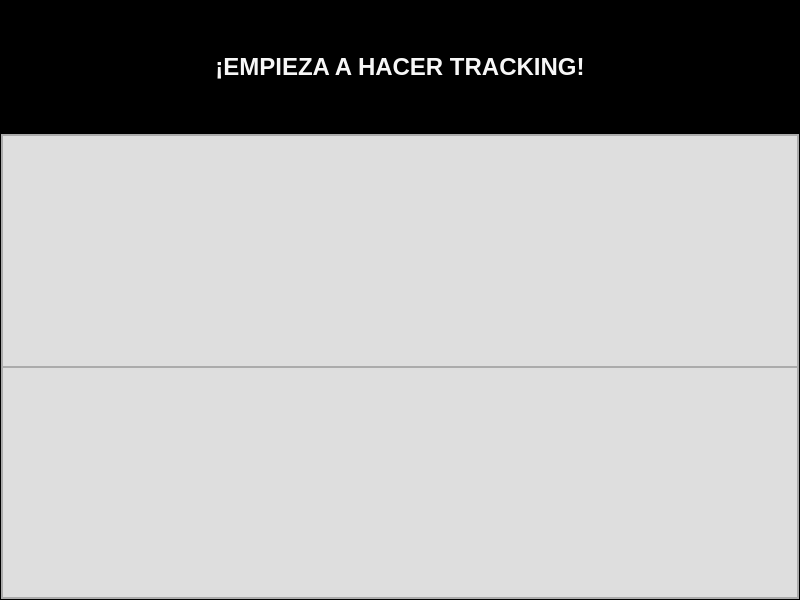
<?xml version="1.0" encoding="UTF-8"?>
<ui version="4.0">
 <class>Dialog</class>
 <widget class="QDialog" name="Dialog">
  <property name="geometry">
   <rect>
    <x>0</x>
    <y>0</y>
    <width>800</width>
    <height>600</height>
   </rect>
  </property>
  <property name="minimumSize">
   <size>
    <width>800</width>
    <height>600</height>
   </size>
  </property>
  <property name="maximumSize">
   <size>
    <width>800</width>
    <height>600</height>
   </size>
  </property>
  <property name="windowTitle">
   <string>Fermady Prices</string>
  </property>
  <property name="windowIcon">
   <iconset>
    <normaloff>imagenes/hucha.png</normaloff>imagenes/hucha.png</iconset>
  </property>
  <property name="toolTip">
   <string/>
  </property>
  <property name="toolTipDuration">
   <number>1</number>
  </property>
  <property name="autoFillBackground">
   <bool>false</bool>
  </property>
  <layout class="QVBoxLayout" name="verticalLayout_3">
   <property name="spacing">
    <number>0</number>
   </property>
   <property name="leftMargin">
    <number>0</number>
   </property>
   <property name="topMargin">
    <number>0</number>
   </property>
   <property name="rightMargin">
    <number>0</number>
   </property>
   <property name="bottomMargin">
    <number>0</number>
   </property>
   <item>
    <widget class="QWidget" name="widget" native="true">
     <layout class="QVBoxLayout" name="verticalLayout" stretch="0">
      <property name="spacing">
       <number>0</number>
      </property>
      <property name="leftMargin">
       <number>0</number>
      </property>
      <property name="topMargin">
       <number>0</number>
      </property>
      <property name="rightMargin">
       <number>0</number>
      </property>
      <property name="bottomMargin">
       <number>0</number>
      </property>
      <item>
       <widget class="QFrame" name="frame">
        <property name="styleSheet">
         <string notr="true">background-color:qconicalgradient(cx:1, cy:0.648, angle:0, stop:0 rgba(169, 178, 207, 255), stop:0.596591 rgba(220, 209, 218, 255), stop:0.98 rgba(66, 66, 66, 255), stop:1 rgba(0, 0, 0, 0));</string>
        </property>
        <property name="frameShape">
         <enum>QFrame::StyledPanel</enum>
        </property>
        <property name="frameShadow">
         <enum>QFrame::Raised</enum>
        </property>
        <layout class="QVBoxLayout" name="verticalLayout_2" stretch="2,7">
         <property name="spacing">
          <number>0</number>
         </property>
         <property name="leftMargin">
          <number>0</number>
         </property>
         <property name="topMargin">
          <number>0</number>
         </property>
         <property name="rightMargin">
          <number>0</number>
         </property>
         <property name="bottomMargin">
          <number>0</number>
         </property>
         <item>
          <widget class="QFrame" name="frame_2">
           <property name="styleSheet">
            <string notr="true">background-color: rgb(0, 0, 0);</string>
           </property>
           <property name="frameShape">
            <enum>QFrame::StyledPanel</enum>
           </property>
           <property name="frameShadow">
            <enum>QFrame::Raised</enum>
           </property>
           <property name="lineWidth">
            <number>0</number>
           </property>
           <layout class="QHBoxLayout" name="horizontalLayout">
            <property name="spacing">
             <number>0</number>
            </property>
            <property name="leftMargin">
             <number>0</number>
            </property>
            <property name="topMargin">
             <number>0</number>
            </property>
            <property name="rightMargin">
             <number>0</number>
            </property>
            <property name="bottomMargin">
             <number>0</number>
            </property>
            <item>
             <widget class="QLabel" name="label">
              <property name="font">
               <font>
                <family>Leelawadee UI</family>
                <pointsize>12</pointsize>
                <bold>true</bold>
               </font>
              </property>
              <property name="toolTipDuration">
               <number>0</number>
              </property>
              <property name="layoutDirection">
               <enum>Qt::LeftToRight</enum>
              </property>
              <property name="styleSheet">
               <string notr="true"/>
              </property>
              <property name="lineWidth">
               <number>0</number>
              </property>
              <property name="text">
               <string>&lt;html&gt;&lt;head/&gt;&lt;body&gt;&lt;p align=&quot;center&quot;&gt;&lt;span style=&quot; font-size:18pt; color:#f7f7f7;&quot;&gt;¡EMPIEZA A HACER TRACKING!&lt;/span&gt;&lt;/p&gt;&lt;/body&gt;&lt;/html&gt;</string>
              </property>
              <property name="alignment">
               <set>Qt::AlignCenter</set>
              </property>
             </widget>
            </item>
           </layout>
          </widget>
         </item>
         <item>
          <widget class="QFrame" name="frame_3">
           <property name="autoFillBackground">
            <bool>false</bool>
           </property>
           <property name="styleSheet">
            <string notr="true">background-color: rgb(222, 222, 222);</string>
           </property>
           <property name="frameShape">
            <enum>QFrame::StyledPanel</enum>
           </property>
           <property name="frameShadow">
            <enum>QFrame::Raised</enum>
           </property>
           <layout class="QVBoxLayout" name="verticalLayout_4">
            <property name="spacing">
             <number>0</number>
            </property>
            <property name="leftMargin">
             <number>0</number>
            </property>
            <property name="topMargin">
             <number>0</number>
            </property>
            <property name="rightMargin">
             <number>0</number>
            </property>
            <property name="bottomMargin">
             <number>0</number>
            </property>
            <item>
             <widget class="QFrame" name="frame_4">
              <property name="autoFillBackground">
               <bool>false</bool>
              </property>
              <property name="styleSheet">
               <string notr="true">QPushButton {
background-color: transparent;
}
QPushButton:hover{
 	background-color: rgb(199, 199, 199);
 	border-radius:10px; 
}</string>
              </property>
              <property name="frameShape">
               <enum>QFrame::StyledPanel</enum>
              </property>
              <property name="frameShadow">
               <enum>QFrame::Raised</enum>
              </property>
              <layout class="QHBoxLayout" name="horizontalLayout_2" stretch="1,1,1">
               <property name="spacing">
                <number>20</number>
               </property>
               <property name="leftMargin">
                <number>20</number>
               </property>
               <property name="topMargin">
                <number>20</number>
               </property>
               <property name="rightMargin">
                <number>20</number>
               </property>
               <property name="bottomMargin">
                <number>20</number>
               </property>
               <item>
                <widget class="QPushButton" name="btnGallo">
                 <property name="sizePolicy">
                  <sizepolicy hsizetype="Expanding" vsizetype="Expanding">
                   <horstretch>0</horstretch>
                   <verstretch>0</verstretch>
                  </sizepolicy>
                 </property>
                 <property name="minimumSize">
                  <size>
                   <width>200</width>
                   <height>100</height>
                  </size>
                 </property>
                 <property name="maximumSize">
                  <size>
                   <width>16777215</width>
                   <height>16777215</height>
                  </size>
                 </property>
                 <property name="cursor">
                  <cursorShape>PointingHandCursor</cursorShape>
                 </property>
                 <property name="toolTip">
                  <string>&lt;html&gt;&lt;head/&gt;&lt;body&gt;&lt;p&gt;&lt;span style=&quot; color:#000000;&quot;&gt;Amplia gama de productos, lo último en tecnología de las marcas más exclusivas del país &lt;/span&gt;&lt;/p&gt;&lt;/body&gt;&lt;/html&gt;</string>
                 </property>
                 <property name="toolTipDuration">
                  <number>-2</number>
                 </property>
                 <property name="autoFillBackground">
                  <bool>false</bool>
                 </property>
                 <property name="styleSheet">
                  <string notr="true"/>
                 </property>
                 <property name="text">
                  <string/>
                 </property>
                 <property name="icon">
                  <iconset>
                   <normaloff>imagenes/GMG.png</normaloff>imagenes/GMG.png</iconset>
                 </property>
                 <property name="iconSize">
                  <size>
                   <width>179</width>
                   <height>143</height>
                  </size>
                 </property>
                 <property name="flat">
                  <bool>true</bool>
                 </property>
                </widget>
               </item>
               <item>
                <widget class="QPushButton" name="btnSycom">
                 <property name="sizePolicy">
                  <sizepolicy hsizetype="MinimumExpanding" vsizetype="MinimumExpanding">
                   <horstretch>0</horstretch>
                   <verstretch>0</verstretch>
                  </sizepolicy>
                 </property>
                 <property name="minimumSize">
                  <size>
                   <width>200</width>
                   <height>100</height>
                  </size>
                 </property>
                 <property name="cursor">
                  <cursorShape>PointingHandCursor</cursorShape>
                 </property>
                 <property name="toolTip">
                  <string>&lt;html&gt;&lt;head/&gt;&lt;body&gt;&lt;p&gt;Tienda de accesorios para computadoras en Tegucigalpa&lt;/p&gt;&lt;/body&gt;&lt;/html&gt;</string>
                 </property>
                 <property name="toolTipDuration">
                  <number>-2</number>
                 </property>
                 <property name="styleSheet">
                  <string notr="true"/>
                 </property>
                 <property name="text">
                  <string/>
                 </property>
                 <property name="icon">
                  <iconset>
                   <normaloff>imagenes/Sycom.png</normaloff>imagenes/Sycom.png</iconset>
                 </property>
                 <property name="iconSize">
                  <size>
                   <width>179</width>
                   <height>173</height>
                  </size>
                 </property>
                 <property name="flat">
                  <bool>true</bool>
                 </property>
                </widget>
               </item>
               <item>
                <widget class="QPushButton" name="btnJets">
                 <property name="sizePolicy">
                  <sizepolicy hsizetype="MinimumExpanding" vsizetype="MinimumExpanding">
                   <horstretch>0</horstretch>
                   <verstretch>0</verstretch>
                  </sizepolicy>
                 </property>
                 <property name="minimumSize">
                  <size>
                   <width>150</width>
                   <height>100</height>
                  </size>
                 </property>
                 <property name="cursor">
                  <cursorShape>PointingHandCursor</cursorShape>
                 </property>
                 <property name="toolTip">
                  <string>&lt;html&gt;&lt;head/&gt;&lt;body&gt;&lt;p&gt;Tecnología e innovación a tu medida con Jetstereo!&lt;/p&gt;&lt;/body&gt;&lt;/html&gt;</string>
                 </property>
                 <property name="toolTipDuration">
                  <number>-2</number>
                 </property>
                 <property name="styleSheet">
                  <string notr="true"/>
                 </property>
                 <property name="text">
                  <string/>
                 </property>
                 <property name="icon">
                  <iconset>
                   <normaloff>imagenes/Jetstereo.png</normaloff>imagenes/Jetstereo.png</iconset>
                 </property>
                 <property name="iconSize">
                  <size>
                   <width>169</width>
                   <height>173</height>
                  </size>
                 </property>
                 <property name="flat">
                  <bool>true</bool>
                 </property>
                </widget>
               </item>
              </layout>
              <zorder>btnGallo</zorder>
              <zorder>btnJets</zorder>
              <zorder>btnSycom</zorder>
             </widget>
            </item>
            <item>
             <widget class="QFrame" name="frame_5">
              <property name="autoFillBackground">
               <bool>false</bool>
              </property>
              <property name="styleSheet">
               <string notr="true">QPushButton {
background-color: transparent;
}
QPushButton:hover{
 	background-color: rgb(199, 199, 199);
 	border-radius:10px; 
}</string>
              </property>
              <property name="frameShape">
               <enum>QFrame::StyledPanel</enum>
              </property>
              <property name="frameShadow">
               <enum>QFrame::Raised</enum>
              </property>
              <layout class="QHBoxLayout" name="horizontalLayout_3" stretch="1,1,1">
               <property name="spacing">
                <number>20</number>
               </property>
               <property name="leftMargin">
                <number>20</number>
               </property>
               <property name="topMargin">
                <number>20</number>
               </property>
               <property name="rightMargin">
                <number>20</number>
               </property>
               <property name="bottomMargin">
                <number>20</number>
               </property>
               <item>
                <widget class="QPushButton" name="btnTecknos">
                 <property name="sizePolicy">
                  <sizepolicy hsizetype="MinimumExpanding" vsizetype="MinimumExpanding">
                   <horstretch>0</horstretch>
                   <verstretch>8</verstretch>
                  </sizepolicy>
                 </property>
                 <property name="minimumSize">
                  <size>
                   <width>200</width>
                   <height>100</height>
                  </size>
                 </property>
                 <property name="cursor">
                  <cursorShape>PointingHandCursor</cursorShape>
                 </property>
                 <property name="toolTip">
                  <string>&lt;html&gt;&lt;head/&gt;&lt;body&gt;&lt;p&gt;Diunsa |La tienda departamental más grande de Honduras. Compra en línea lo mejor de electrónica, electrodomésticos, tecnología, hogar, deporte y mucho más.&lt;/p&gt;&lt;/body&gt;&lt;/html&gt;</string>
                 </property>
                 <property name="toolTipDuration">
                  <number>-2</number>
                 </property>
                 <property name="layoutDirection">
                  <enum>Qt::LeftToRight</enum>
                 </property>
                 <property name="styleSheet">
                  <string notr="true"/>
                 </property>
                 <property name="text">
                  <string/>
                 </property>
                 <property name="icon">
                  <iconset>
                   <normaloff>imagenes/imgp/diun.png</normaloff>imagenes/imgp/diun.png</iconset>
                 </property>
                 <property name="iconSize">
                  <size>
                   <width>215</width>
                   <height>173</height>
                  </size>
                 </property>
                 <property name="autoDefault">
                  <bool>true</bool>
                 </property>
                 <property name="flat">
                  <bool>true</bool>
                 </property>
                </widget>
               </item>
               <item>
                <widget class="QPushButton" name="btnLadyLee">
                 <property name="sizePolicy">
                  <sizepolicy hsizetype="MinimumExpanding" vsizetype="MinimumExpanding">
                   <horstretch>0</horstretch>
                   <verstretch>0</verstretch>
                  </sizepolicy>
                 </property>
                 <property name="minimumSize">
                  <size>
                   <width>200</width>
                   <height>100</height>
                  </size>
                 </property>
                 <property name="cursor">
                  <cursorShape>PointingHandCursor</cursorShape>
                 </property>
                 <property name="toolTip">
                  <string>&lt;html&gt;&lt;head/&gt;&lt;body&gt;&lt;p&gt;Todo para mi Hogar! La tienda por departamentos más grande y completa de Honduras.&lt;/p&gt;&lt;/body&gt;&lt;/html&gt;</string>
                 </property>
                 <property name="toolTipDuration">
                  <number>-2</number>
                 </property>
                 <property name="autoFillBackground">
                  <bool>false</bool>
                 </property>
                 <property name="styleSheet">
                  <string notr="true"/>
                 </property>
                 <property name="text">
                  <string/>
                 </property>
                 <property name="icon">
                  <iconset>
                   <normaloff>imagenes/LadyLee.png</normaloff>imagenes/LadyLee.png</iconset>
                 </property>
                 <property name="iconSize">
                  <size>
                   <width>221</width>
                   <height>180</height>
                  </size>
                 </property>
                 <property name="flat">
                  <bool>true</bool>
                 </property>
                </widget>
               </item>
               <item>
                <widget class="QPushButton" name="btnRadioshack">
                 <property name="sizePolicy">
                  <sizepolicy hsizetype="Expanding" vsizetype="Expanding">
                   <horstretch>0</horstretch>
                   <verstretch>0</verstretch>
                  </sizepolicy>
                 </property>
                 <property name="minimumSize">
                  <size>
                   <width>100</width>
                   <height>150</height>
                  </size>
                 </property>
                 <property name="cursor">
                  <cursorShape>PointingHandCursor</cursorShape>
                 </property>
                 <property name="toolTip">
                  <string>&lt;html&gt;&lt;head/&gt;&lt;body&gt;&lt;p&gt;RadioShack Corporation es una empresa estadounidense, que gestiona una cadena de tiendas de artículos y componentes electrónicos&lt;/p&gt;&lt;/body&gt;&lt;/html&gt;</string>
                 </property>
                 <property name="toolTipDuration">
                  <number>-2</number>
                 </property>
                 <property name="styleSheet">
                  <string notr="true"/>
                 </property>
                 <property name="text">
                  <string/>
                 </property>
                 <property name="icon">
                  <iconset>
                   <normaloff>imagenes/Radioshack.png</normaloff>imagenes/Radioshack.png</iconset>
                 </property>
                 <property name="iconSize">
                  <size>
                   <width>179</width>
                   <height>173</height>
                  </size>
                 </property>
                 <property name="flat">
                  <bool>true</bool>
                 </property>
                </widget>
               </item>
              </layout>
             </widget>
            </item>
           </layout>
          </widget>
         </item>
        </layout>
       </widget>
      </item>
     </layout>
    </widget>
   </item>
  </layout>
 </widget>
 <resources>
  <include location="imagenes/imagenes.qrc"/>
 </resources>
 <connections/>
</ui>
